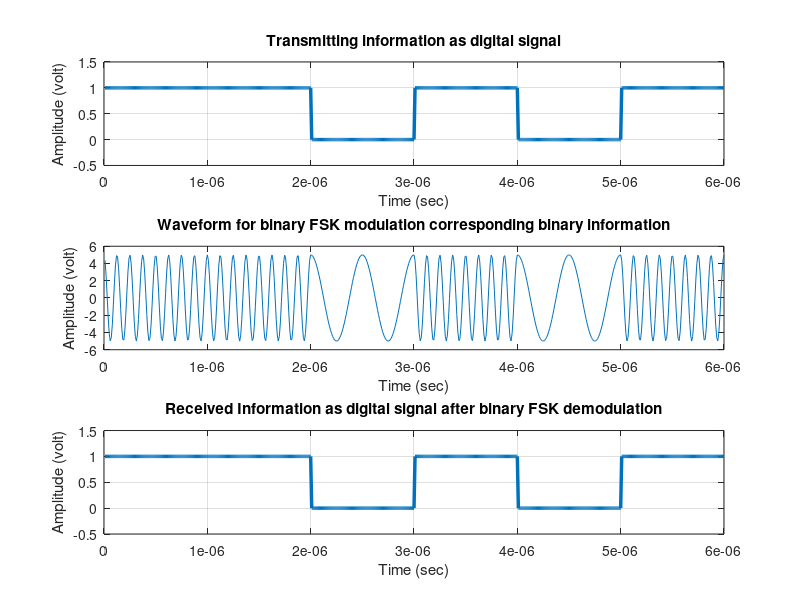

Here is the MATLAB script that generated this plot:
clc;
clear all;
close all;

% Binary information at transmitter
x = [1 1 0 1 0 1];
bp = 0.000001;  % bit period
disp('Binary information at transmitter');
disp(x);

% Representation of Transmitting binary information as digital signal
bit = [];
for n = 1:length(x)
    if x(n) == 1
        se = ones(1, 100);
    else
        se = zeros(1, 100);
    end
    bit = [bit se];
end

t1 = bp/100 : bp/100 : 100*length(x)*(bp/100);
subplot(3, 1, 1);
plot(t1, bit, 'LineWidth', 2.5);
grid on;
axis([0 bp*length(x) -0.5 1.5]);
ylabel('Amplitude (volt)');
xlabel('Time (sec)');
title('Transmitting information as digital signal');

% Binary FSK Modulation
A = 5;  % Amplitude
br = 1 / bp;  % bit rate
f1 = br * 8;  % Frequency for bit 1
f2 = br * 2;  % Frequency for bit 0
t2 = bp/99 : bp/99 : bp;
ss = length(t2);
m = [];

for i = 1:length(x)
    if x(i) == 1
        y = A * cos(2 * pi * f1 * t2);  % Modulation for bit 1
    else
        y = A * cos(2 * pi * f2 * t2);  % Modulation for bit 0
    end
    m = [m y];  % Append modulated signal
end

t3 = bp/99 : bp/99 : bp * length(x);
subplot(3, 1, 2);
plot(t3, m);
xlabel('Time (sec)');
ylabel('Amplitude (volt)');
title('Waveform for binary FSK modulation corresponding binary information');

% Binary FSK Demodulation
mn = [];
for n = ss : ss : length(m)
    t = bp/99 : bp/99 : bp;
    y1 = cos(2 * pi * f1 * t);  % Carrier for bit 1
    y2 = cos(2 * pi * f2 * t);  % Carrier for bit 0
    mm = y1 .* m((n - (ss - 1)) : n);  % Multiply with modulated signal
    mmm = y2 .* m((n - (ss - 1)) : n);  % Multiply with modulated signal

    t4 = bp/99 : bp/99 : bp;
    z1 = trapz(t4, mm);  % Integration for f1
    z2 = trapz(t4, mmm);  % Integration for f2
    zz1 = round(2 * z1 / bp);  % Decision threshold for f1
    zz2 = round(2 * z2 / bp);  % Decision threshold for f2

    if zz1 > A / 2  % Logic level decision for bit 1
        a = 1;
    elseif zz2 > A / 2  % Logic level decision for bit 0
        a = 0;
    end
    mn = [mn a];
end

disp('Binary information at Receiver');
disp(mn);

% Representation of Binary Information as digital signal
bit = [];
for n = 1:length(mn)
    if mn(n) == 1
        se = ones(1, 100);
    else
        se = zeros(1, 100);
    end
    bit = [bit se];
end

t4 = bp/100 : bp/100 : 100*length(mn)*(bp/100);
subplot(3, 1, 3);
plot(t4, bit, 'LineWidth', 2.5);
grid on;
axis([0 bp*length(mn) -0.5 1.5]);
ylabel('Amplitude (volt)');
xlabel('Time (sec)');
title('Received Information as digital signal after binary FSK demodulation');
